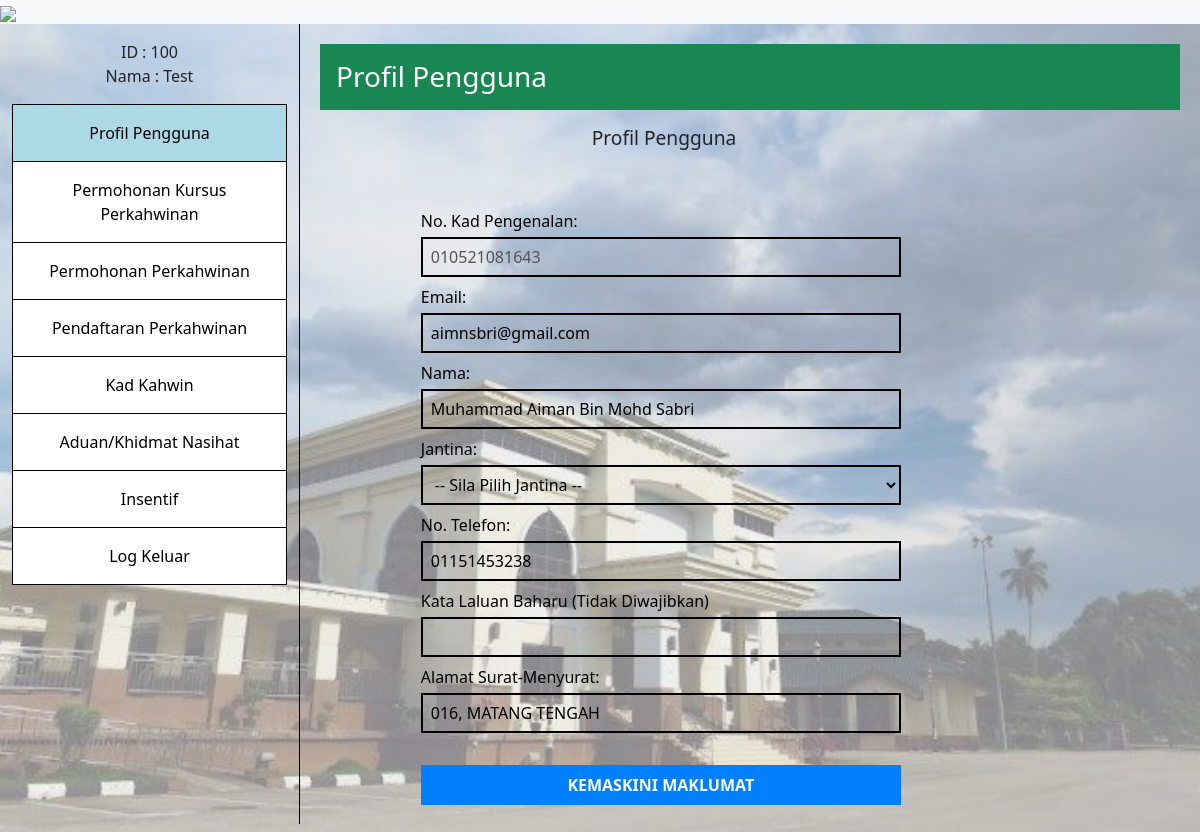
Page /App/ManageUser/editpengguna.php?eid=1 (signed in) on the committed database.
### tables this page shows
CREATE TABLE `user` (
  `id` int(11) NOT NULL,
  `icnum` varchar(255) NOT NULL,
  `email` varchar(255) NOT NULL,
  `name` varchar(255) NOT NULL,
  `gender` varchar(255) NOT NULL,
  `phonenum` varchar(255) NOT NULL,
  `address` varchar(100) NOT NULL,
  `password` varchar(255) NOT NULL
);

### BusinessServices/Model/db.php (called while the page is built, shortened)
<?php
class Connection {
    public function __construct() {
        $this->servername = "localhost";
        $this->username = "root";
        $this->password = "";
        $this->database = "emunakahat";
    }
}

### BusinessServices/Model/MANAGEUSERMODEL/staff.php (called while the page is built, shortened)
<?php
require_once __DIR__ . '/../../MODEL/db.php';
class staff extends Connection {
    public function getUserById($id)
    {
        $connection = $this->getConnection();
        $query = "SELECT * FROM user WHERE id='$id'";
        $result = mysqli_query($connection, $query);
        $user = mysqli_fetch_assoc($result);
        return $user;
    }
}
?>

### BusinessServices/controllers/MANAGEUSERCONTROLLER/editpenggunaController.php (called while the page is built, shortened)
<?php
require_once __DIR__ . '/../../Model/MANAGEUSERMODEL/staff.php';
class editPengguna extends staff
{
  public function editUser($id)
  {
      $manageUserModel = new staff();
      $user = $manageUserModel->getUserById($id);
      return $user;
  }
}

### App/ManageUser/editpengguna.php (the view, shortened to what this page needs)
<?php
include '../../BusinessServices/Model/db.php';
require_once 'C:\xampp\htdocs\ezkahwin\BusinessServices\controllers\ManageUserController\editpenggunaController.php';
if (isset($_GET['eid'])) {
    $id = $_GET['eid'];
    $manageUser = new editPengguna();
    $user = $manageUser->editUser($id);
    if ($user) {
?>
<!DOCTYPE html>
<html lang="en">
<head>
    <link rel="stylesheet" href="https://cdn.jsdelivr.net/npm/bootstrap@5.3.0/dist/css/bootstrap.min.css">
    <link rel="stylesheet" href="https://cdnjs.cloudflare.com/ajax/libs/font-awesome/5.15.4/css/all.min.css">
    <link rel="stylesheet" href="../../../ezkahwin/public/css/styles.css">
    <link rel="stylesheet" href="../../../ezkahwin/public/css/profilemanage.css">
</head>
<body>
    <?php include "../Component/header.php"; ?>
    <div class="container-fluid">
        <div class="row">
            <?php
            include "../Component/sidebarStaff.php";
            ?>
            <div class="col-md-9 content">
                <div class="content-title bg-success text-white p-3">
                    <h1 class="h3 m-0">Profil Pengguna</h1>
                </div>
                <div class="contentBox mt-3">
                    <div class="desc">
                        <section class="edit-profile-body">
                            <h3>Profil Pengguna</h3>
                            <form name="edit-profile-form" action="../../index.php" method="POST" onsubmit="return validateRegisterForm()" class="edit-profile-form mt-1">
                                <div>
                                    <label for="icnum">No. Kad Pengenalan:</label>
                                    <br />
                                    <input type="text" id="icnum" name="icnum" required class="input-field mt-1" disabled value="<?php echo $user['icnum']; ?>" />
                                </div>
                                <div>
                                    <label for="email">Email:</label>
                                    <br />
                                    <input type="email" id="email" name="email" required class="input-field mt-1" value="<?php echo $user['email']; ?>" />
                                </div>
                                <div>
                                    <label for="name">Nama:</label>
                                    <br />
                                    <input type="text" id="name" name="name" required class="input-field mt-1" value="<?php echo $user['name']; ?>" />
                                </div>
                                <div>
                                    <label for="gender">Jantina:</label>
                                    <br />
                                    <select name="gender" id="gender" class="input-field mt-1">
                                        <option value="" disabled selected>
                                            -- Sila Pilih Jantina --
                                        </option>
                                    </select>
                                </div>
                                <div>
                                    <label for="phonenum">No. Telefon:</label>
                                    <br />
                                    <input type="text" id="phonenum" name="phonenum" placeholder="No. Telefon" required class="input-field mt-1" value="<?php echo $user['phonenum']; ?>" />
                                </div>
                                <div>
                                    <label for="password">Kata Laluan Baharu (Tidak Diwajibkan)</label>
                                    <br />
                                    <input type="password" id="password" name="password" class="input-field mt-1" />
                                </div>
                                 <div>
                                    <label for="alamat">Alamat Surat-Menyurat:</label>
                                    <br />
                                    <input
                                        type="text"
                                        id="address"
                                        name="address"
                                        required
                                        class="input-field mt-1"
                                        value="<?php echo $user['address']; ?>"
                                    />
                                    </div>
                                <input type="submit" name="editProfileUser" value="Kemaskini Maklumat" class="button-user mt-3" />
                            </form>
                        </section>
                    </div>
                </div>
            </div>
        </div>
    </div>
</body>
</html>
<?php
    } else {
        echo "User not found.";
    }
}
?>

### public/css/styles.css (style rules this page uses)
body { background: linear-gradient(rgba(255, 255, 255, 0.5), rgba(255, 255, 255, 0.5)), url("../Images/background.jpg"); background-size: cover; background-repeat: no-repeat; background-position: center; }
.content { padding: 20px; background-color: transparent; }
.content-title { background-color: blue; color: white; padding: 10px; }

### public/css/profilemanage.css (style rules this page uses)
* { margin: 0; padding: 0; box-sizing: border-box; }
.input-field { padding: 0 0.5rem; height: 2.5rem; width: 30rem; background: transparent; border: 2px solid #000000; }
.button-user { background-color: #007fff; color: white; font-weight: 600; text-align: center; width: 30rem; height: 2.5rem; border: none; text-transform: uppercase; }
.mt-1 { margin-top: 1rem; }
.mt-3 { margin-top: 3rem; }
.edit-profile-body { position: relative; display: flex; flex-direction: column; align-items: center; justify-content: center; width: 80%; }
.edit-profile-form { position: relative; display: flex; flex-direction: column; justify-content: center; gap: 0.5rem; color: rgb(0, 0, 0); width: 80%; padding: 3rem 2rem; }
.edit-profile-body h3 { font-size: 1.2rem; }

### rows in the picture
user: icnum "010521081643", email "aimnsbri@gmail.com", name "Muhammad Aiman Bin Mohd Sabri", phonenum "01151453238", address "016, MATANG TENGAH"

### other values in the picture
$icnum "100"
$name "Test"
